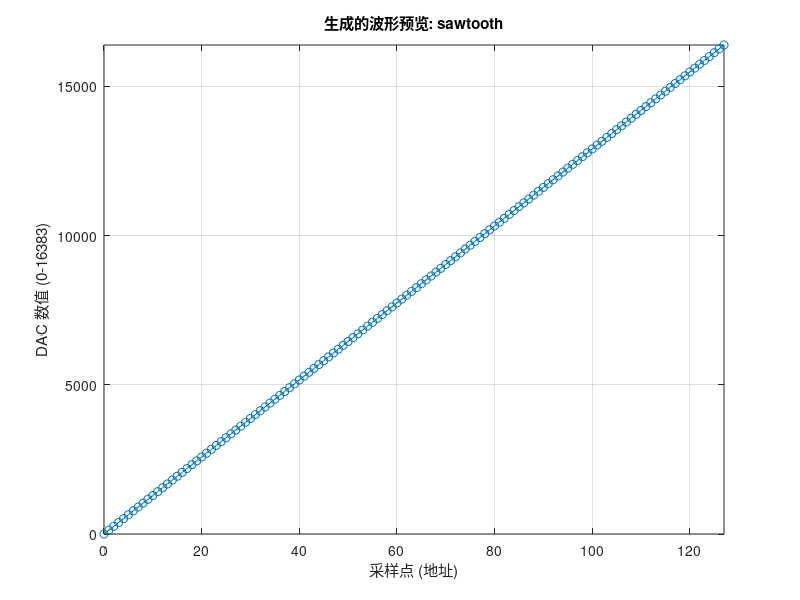

Source code (MATLAB):

%% 清理工作区
clear;
clc;
close all;

%% 用户配置
% -------------------------------------------------------------------------
% 输出文件名
output_filename = 'sawtooth_128x14.mif'; 

% DAC分辨率 (bit)
bit_depth = 14;

% 每个周期的采样点数 (MIF文件的深度)
num_points = 128; % 例如: 64, 128, 256, 512, 1024

% 波形类型: 'sine', 'square', 'triangle', 'sawtooth'
waveform_type = 'sawtooth';
% -------------------------------------------------------------------------


%% 参数计算
% 根据位宽计算DAC的最大值
max_val = 2^bit_depth - 1;

% 创建一个从0到num_points-1的索引向量
index = 0:(num_points - 1);

% 初始化数据向量
data = zeros(1, num_points);


%% 波形生成
fprintf('正在生成 %s 波形数据...\n', waveform_type);

switch lower(waveform_type)
    case 'sine'
        % 正弦波: 幅度从0到max_val
        amplitude = max_val / 2;
        offset = max_val / 2;
        data = amplitude * sin(2 * pi * index / num_points) + offset;
        
    case 'square'
        % 方波: 50%占空比
        half_point = floor(num_points / 2);
        data(1:half_point) = max_val;
        data(half_point+1:num_points) = 0;
        
    case 'triangle'
        % 三角波: 上升沿和下降沿对称
        half_point = floor(num_points / 2);
        % 上升沿 (从 0 到 max_val)
        up_ramp = linspace(0, max_val, half_point);
        % 下降沿 (从 max_val 回到 0)
        down_ramp = linspace(max_val, 0, num_points - half_point);
        data = [up_ramp, down_ramp];
        
    case 'sawtooth'
        % 锯齿波: 线性从0上升到max_val
        data = linspace(0, max_val, num_points);
        
    otherwise
        error('错误: 未知的波形类型 "%s"。请选择 ''sine'', ''square'', ''triangle'', or ''sawtooth''。', waveform_type);
end

% 将浮点数据四舍五入为整数
data_int = round(data);

% 确保数据在有效范围内 [0, max_val]
data_int(data_int > max_val) = max_val;
data_int(data_int < 0) = 0;


%% 写入MIF文件
fprintf('正在将数据写入到文件: %s\n', output_filename);

% 以写入模式打开文件
fileID = fopen(output_filename, 'w');
if fileID == -1
    error('无法创建或打开文件: %s', output_filename);
end

% 写入MIF文件头
fprintf(fileID, '-- MIF file generated by MATLAB\n');
fprintf(fileID, '-- Waveform: %s\n', waveform_type);
fprintf(fileID, '--\n');
fprintf(fileID, 'WIDTH = %d;\n', bit_depth);
fprintf(fileID, 'DEPTH = %d;\n', num_points);
fprintf(fileID, 'ADDRESS_RADIX = DEC;\n');
fprintf(fileID, 'DATA_RADIX = DEC;\n\n');
fprintf(fileID, 'CONTENT BEGIN\n');

% 写入数据内容
for i = 1:num_points
    % 格式: 地址 : 数据;
    fprintf(fileID, '\t%d : %d;\n', i - 1, data_int(i));
end

% 写入文件尾
fprintf(fileID, 'END;\n');

% 关闭文件
fclose(fileID);

fprintf('MIF文件 "%s" 已成功生成！\n', output_filename);


%% (可选) 绘制波形以供预览
figure;
plot(index, data_int, '-o');
title(['生成的波形预览: ' waveform_type]);
xlabel('采样点 (地址)');
ylabel(['DAC 数值 (0-' num2str(max_val) ')']);
grid on;
axis tight;
